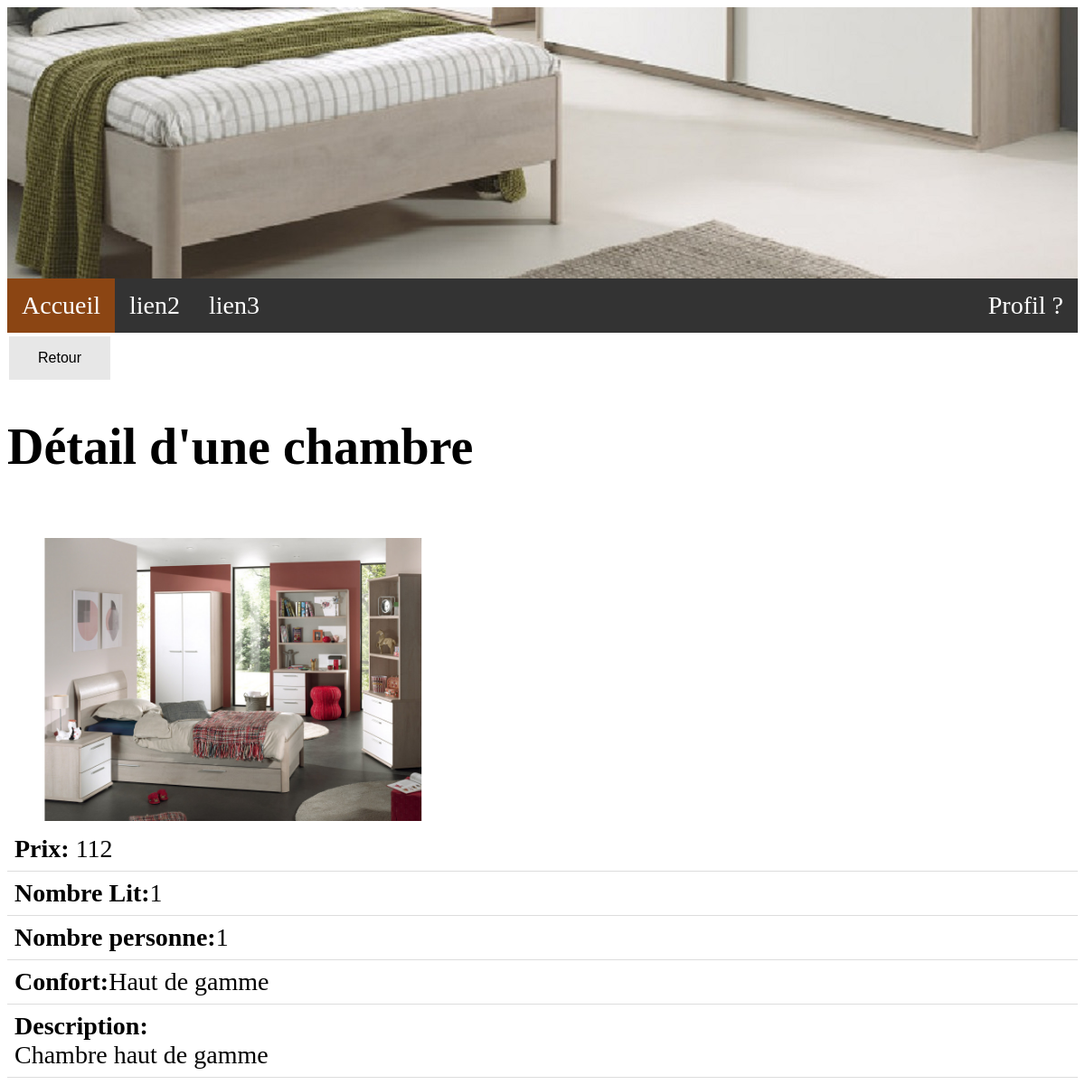
Screenshot of /admin/03_detail.php?numChambre=3 with the database file from the repository.
### tables this page shows
CREATE TABLE `chambre` (
  `numChambre` int(11) NOT NULL,
  `prix` int(11) DEFAULT NULL,
  `nbLits` int(11) DEFAULT NULL,
  `nbPers` int(11) DEFAULT NULL,
  `confort` varchar(255) DEFAULT NULL,
  `image` varchar(255) DEFAULT NULL,
  `description` varchar(255) DEFAULT NULL
);

### admin/03_detail.php (the view)
<?php
require_once('../01_connection.php');
require_once('../partials/header.php');
if(isset($_GET['numChambre'])) {
    $numChambre = (int)$_GET['numChambre'];
    if($connect) {
        $sql = "SELECT * FROM chambre WHERE numChambre = " . $numChambre;
        $res = mysqli_query($connect,$sql);
        if($res) {
            $donnees = mysqli_fetch_assoc($res);
        }
    }
}
?>
<div>
    <a href="02_select.php">
        <button class="button button4">Retour</button>
    </a> </td>
</div>
<div>
    <h1>Détail d'une chambre</h1><br>
    <div class="col-4">
        <img src="../img/<?=$donnees['image']; ?>" alt="image" class="img-thumbnail" style="width:500px;">
    </div>
    <table>
        <tr>
            <td><b>Prix:</b> <?=$donnees['prix']; ?></td>
        </tr>
        <tr>
            <td><b>Nombre Lit:</b><?=$donnees['nbLits']; ?></td>
        </tr>
        <tr>
            <td><b>Nombre personne:</b><?=$donnees['nbPers']; ?></td>
        </tr>
        <tr>
            <td><b>Confort:</b><?=$donnees['confort']; ?></td>
        </tr>
        <tr>
            <td><b>Description:</b><br><?=$donnees['description']; ?></td>
        </tr>
    </table>
</div>

### partials/header.php (style rules this page uses)
body { font-size: 28px; }
table { border-collapse: collapse; width: 100%; }
th, td { padding: 8px; text-align: left; border-bottom: 1px solid #ddd; }
.button { background-color: #4CAF50; border: none; color: white; padding: 15px 32px; text-align: center; text-decoration: none; display: inline-block; font-size: 16px; margin: 4px 2px; cursor: pointer; }
.button4 { background-color: #e7e7e7; color: black; }

### rows the page displays
chambre: image (picture), prix "112", nbLits "1", nbPers "1", confort "Haut de gamme", description "Chambre haut de gamme"
